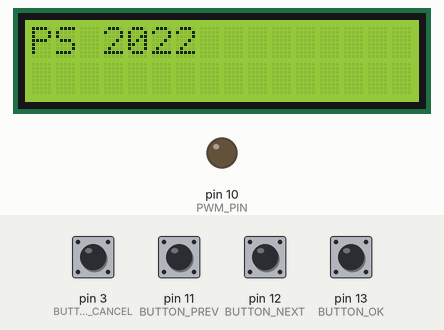
Simulated run of this sketch. Board: Arduino Uno, built with avr-gcc and run on an emulated ATmega328P. On the bench: 16×2 character LCD, output pins drawn as LEDs (lit = HIGH). The test bench sets the inputs (shaded band); at power-on: pin 3 (BUTTON_CANCEL), pin 11 (BUTTON_PREV), pin 12 (BUTTON_NEXT), pin 13 (BUTTON_OK) LOW.

Above: at 1.6 s.
1.7 s: pin 12 (BUTTON_NEXT) pulled HIGH for 1.2 s
At 3.3 s:
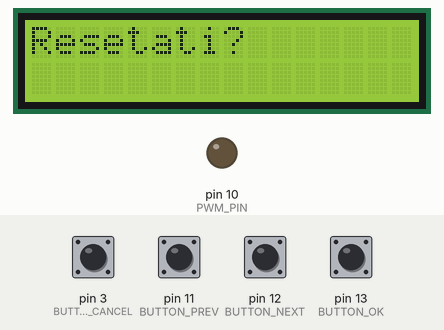
4.4 s: pin 13 (BUTTON_OK) pulled HIGH for 1.2 s
At 5.7 s:
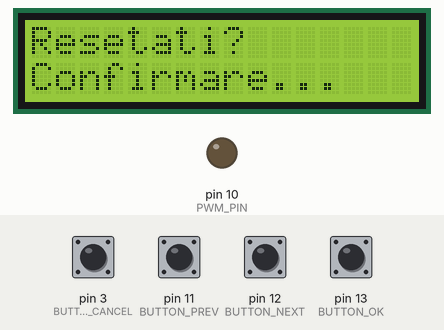
7.1 s: pin 11 (BUTTON_PREV) pulled HIGH for 1.2 s
At 9.2 s:
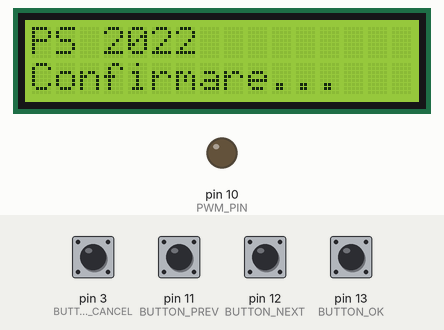
9.8 s: pin 3 (BUTTON_CANCEL) pulled HIGH for 1.2 s
At 10.6 s:
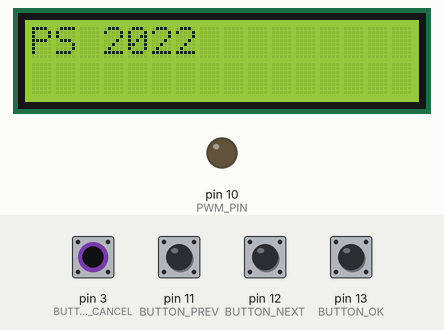
12.5 s: pin 11 (BUTTON_PREV) driven HIGH and pin 12 (BUTTON_NEXT) driven HIGH
At 14.8 s:
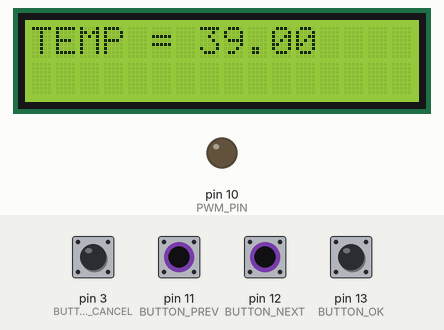
16.5 s: pin 13 (BUTTON_OK) pulled HIGH for 1.2 s
At 17.3 s:
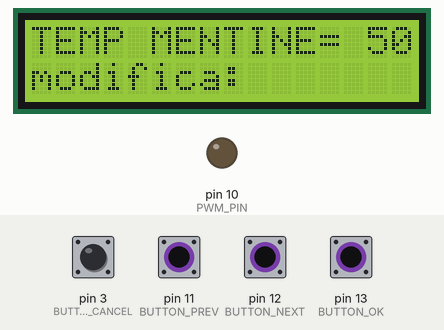
Timing chart, 0 to 19.5 s (numbered marks = the images above; inputs shaded):
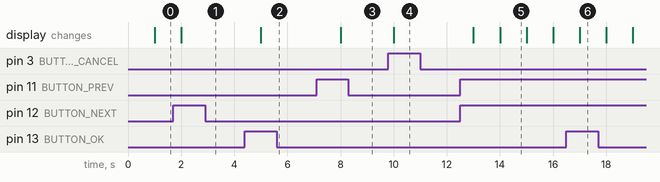

Measured:
- after the input at 1.7 s, the display: changes after 0.30 s (image 1)
- after the input at 4.4 s, the display: changes after 0.61 s (image 2)
- after the input at 7.1 s, the display: changes after 0.91 s (image 3)
- after the input at 9.8 s, the display: changes after 0.20 s (image 4)
- after the input at 12.5 s, the display: first changes after 0.50 s (image 5 shows a later state)
- after the input at 16.5 s, the display: changes after 0.51 s (image 6)
- what the display in image 5 shows lasts 1.0 s, from 14.0 s to 15.0 s

The sketch:

Arduino_Code.ino
```cpp
#include <LiquidCrystal.h>

#define BUTTON_OK 13
#define PWM_PIN 10
#define SAMPLE_TIME 0.1
#define BUTTON_CANCEL 3
#define BUTTON_PREV 11
#define BUTTON_NEXT 12

void adc_init()
{
//set division factor between system clock frequency and the input clock to the ADC‐ 128
ADCSRA |= ((1<<ADPS2) | (1<<ADPS1) | (1<<ADPS0));//set division factor between system clock
ADMUX |= (1<<REFS0); //AVcc with external capacitor at Aref pin
ADCSRA |= (1<<ADEN);//enable ADC
ADCSRA |= (1<<ADSC);//pornire conversie ADC
}
uint16_t read_adc(uint8_t channel)
{
ADMUX &= 0xF0; // selectare input A0->A5
ADMUX |= channel; // selectare canal
ADCSRA |= (1<<ADSC); //pornire conversie
while(ADCSRA & (1<<ADSC));//asteptam pana conversiile nu sunt actualizate
return ADC; //returneaza tensiunea
}

enum Buttons {
  EV_OK,
  EV_CANCEL,
  EV_NEXT,
  EV_PREV,
  EV_NONE,
  EV_MAX_NUM
};

enum Menus {
  MENU_MAIN = 0,
  MENU_RESET,
  MENU_TEMP,
  MENU_TEMP_CRESTERE,
  MENU_TEMP_MEN,
  MENU_TEMP_RACIRE,
  MENU_KP,
  MENU_KD,
  MENU_KI,
  MENU_START,
  MENU_MAX_NUM
};

LiquidCrystal lcd(8, 9, 4, 5, 6, 7);
float temp = 39,tempactual=0;
int temp_cre=50;//secunde
int temp_men=50;
int temp_rac=200;
float setpoint;
float ut;
float temp_init;
char counter=0;
int numarator_stare;
float kp =125, ki=0.5, kd=0.25;;
float eroare = 0, sum_erori = 0, eroare_ant = 0;
double deriv = 0;
boolean startok=false;
double output;
int n;
float v,t;
Menus scroll_menu = MENU_MAIN;
Menus current_menu =  MENU_MAIN;

void state_machine(enum Menus menu, enum Buttons button);
Buttons GetButtons(void);
void print_menu(enum Menus menu);

typedef void (state_machine_handler_t)(void);

void print_menu(enum Menus menu)
{
  lcd.clear();
  switch(menu)
  {
    case MENU_KP:
    	lcd.print("KP = ");
    	lcd.print(kp+counter);
    	break;
    case MENU_RESET:
      lcd.print("Resetati?");
      break;
    case MENU_KD:
    	lcd.print("KD = ");
    	lcd.print(kd+counter);
    	break;
    case MENU_KI:
    	lcd.print("KI = ");
    	lcd.print(ki+counter);
    	break;
    case MENU_TEMP:
    	lcd.print("TEMP = ");
    	lcd.print(temp+counter);
    	break;
    case MENU_TEMP_CRESTERE:
    	lcd.print("TEMP CRESTERE= ");
    	lcd.print(temp_cre+counter);
    	break;
    case MENU_TEMP_MEN:
    	lcd.print("TEMP MENTINE= ");
    	lcd.print(temp_men+counter);
    	break;
    case MENU_TEMP_RACIRE:
    	lcd.print("TEMP RACIRE = ");
    	lcd.print(temp_rac+counter);
    	break;
    case MENU_START:
      lcd.print("START PROGRAM");
      break;
    default:
    	lcd.print("PS 2022");
   		break;
  }
  if(current_menu != MENU_MAIN && current_menu != MENU_START && current_menu != MENU_RESET)
  {
  	lcd.setCursor(0,1);
  	lcd.print("modifica: ");
  }
  else if(current_menu != MENU_MAIN)
  {
    lcd.setCursor(0,1);
  	lcd.print("Confirmare...");
  }
}

void enter_menu(void)
{
  current_menu = scroll_menu;
}

void go_home(void)
{
  scroll_menu = MENU_MAIN;
  current_menu = scroll_menu;
  counter=0;
}

void go_next(void)
{
  scroll_menu = (Menus) ((int)scroll_menu + 1);
  scroll_menu = (Menus) ((int)scroll_menu % MENU_MAX_NUM);
}

void go_prev(void)
{
  scroll_menu = (Menus) ((int)scroll_menu - 1);
  scroll_menu = (Menus) ((int)scroll_menu % MENU_MAX_NUM);
}

void save_kp(void)
{
  kp=kp+counter;
  go_home();
}

void inc_kp(void)
{
  counter++;
}

void dec_kp(void)
{
  counter--;
}

void inc_kd(void)
{
  counter++;
}

void dec_kd(void)
{
  counter--;
}

void save_kd(void)
{
  kd=kd+counter;
  go_home();
}

void inc_ki(void)
{
  counter++;
}

void dec_ki(void)
{
  counter--;
}

void save_ki(void)
{
  ki=ki+counter;
  go_home();
}

void inc_temp(void)
{
  counter++;
}

void dec_temp(void)
{
  counter--;
}

void save_temp(void)
{
  temp=temp+counter;
  go_home();
}

void inc_temp_cre(void)
{
  counter++;
}

void dec_temp_cre(void)
{
  counter--;
}

void save_temp_cre(void)
{
  temp_cre=temp_cre+counter;
  go_home();
}

void inc_temp_men(void)
{
  counter++;
}

void dec_temp_men(void)
{
  counter--;
}

void save_temp_men(void)
{
  temp_men=temp_men+counter;
  go_home();
}

void inc_temp_rac(void)
{
  counter++;
}

void dec_temp_rac(void)
{
  counter--;
}

void save_temp_rac(void)
{
  temp_rac=temp_rac+counter;
  go_home();
}

void start(void)//start program
{
  lcd.clear();
  startok=true;
  //scroll_menu = MENU_MAIN;
  //current_menu = scroll_menu;
}

void resetare(void)
{
   temp = 30.0;
   temp_cre=5;
   temp_men=5;
   temp_rac=5;
   counter=0;
   kp = 125;
   kd = 0.25;
   ki = 0.5;
   lcd.clear(); lcd.print("Resetare..."); delay(2000);
   scroll_menu = MENU_MAIN;
   current_menu = scroll_menu;

}

state_machine_handler_t* sm[MENU_MAX_NUM][EV_MAX_NUM] =
{ //events: OK , CANCEL , NEXT, PREV
  {enter_menu, go_home, go_next, go_prev},  // MENU_MAIN
  {resetare, go_home, go_next, go_prev},  // MENU_RESET
  {save_temp, go_home, inc_temp, dec_temp},   // MENU_TEMP
  {save_temp_cre, go_home, inc_temp_cre, dec_temp_cre},   // MENU_TEMP_CRESTERE
  {save_temp_men, go_home, inc_temp_men, dec_temp_men},   // MENU_TEMP_MEN
  {save_temp_rac, go_home, inc_temp_rac, dec_temp_rac},   // MENU_TEMP_RACIRE
  {save_kp, go_home, inc_kp, dec_kp},       // MENU_KP
  {save_kd, go_home, inc_kd, dec_kd},       // MENU_KD
  {save_ki, go_home, inc_ki, dec_ki},       // MENU_KI
  {start, go_home, go_next, go_prev},       // MENU_START
};

void state_machine(enum Menus menu, enum Buttons button)
{
  sm[menu][button]();
}

Buttons GetButtons(void)
{
  enum Buttons ret_val = EV_NONE;
  if (digitalRead(BUTTON_OK))
  {
    ret_val = EV_OK;
  }
  else if (digitalRead(BUTTON_CANCEL))
  {
    ret_val = EV_CANCEL;
  }
  else if (digitalRead(BUTTON_NEXT))
  {
    ret_val = EV_NEXT;
  }
  else if (digitalRead(BUTTON_PREV))
  {
    ret_val = EV_PREV;
  }

  return ret_val;
}

void setup()
{
  T1();
  adc_init();
  n=read_adc(0);
  v = (n * 5) / 1023.0;
  temp_init = v / 0.01;
setpoint=temp_init;
 pinMode(PWM_PIN, OUTPUT);
  Serial.begin(9600);
  lcd.begin(16,2);
  pinMode(13, INPUT);
  digitalWrite(13, LOW); // pull-down
    pinMode(3, INPUT);
  digitalWrite(3, LOW); // pull-down
    pinMode(11, INPUT);
  digitalWrite(11, LOW); // pull-down
    pinMode(12, INPUT);
  digitalWrite(12, LOW); // pull-down
}

void T1()
{
 cli();
 TCCR1A=0;//setarea valorilor registrului pe 0
 TCCR1B=0;//setarea valorilor registrului pe 0
 TCNT1=0;//initializam valoarea counter-ului pe 0
 OCR1A=15624;//1 secunda
 TCCR1B|=(1<<WGM12);//CTC
 TCCR1B|=(1<<CS12)|(1<<CS10);//prescaler 1024
 TIMSK1|=(1<<OCIE1A);//enable timer compare interrupt
 sei();
}


void loop()
{
  if(startok)//in isr merge pe crestere si mentinere
  {
  calcPID();

  }

}

void calcTimpi()
{
  numarator_stare++;

  if(numarator_stare <= temp_cre) {
      setpoint = temp_init + (((double)temp - temp_init)/(double)temp_cre) * (double)numarator_stare;
    }

    else if(numarator_stare <= temp_cre + temp_men) {
      setpoint = (double)temp;


    }

    else if(numarator_stare<= temp_cre + temp_men + temp_rac) {
      setpoint = temp - ((double)temp - temp_init)/((double)temp_rac) * ((double)(numarator_stare - temp_cre - temp_men));


    }

   else {
      setpoint = temp_init;
      startok=false;
      analogWrite(PWM_PIN, 0);
    }
    Serial.println(tempactual);
}

void calcPID()
{


n=read_adc(0);


v=(n*5)/1023.0;//calcul tensiune

  tempactual=v/0.01;//calcul temperatura


  eroare = setpoint  - tempactual;

  sum_erori += (eroare * SAMPLE_TIME);

  deriv = (eroare - eroare_ant) / SAMPLE_TIME;

  ut = (kp * eroare) + (ki * sum_erori) + (kd * deriv);

   eroare_ant = eroare;

   if(ut < 0)
    output = 0;
   else if(ut >= 0 && ut <= 255)
      output = ut;
   else if(ut > 255)
      output = 255;

   analogWrite(PWM_PIN, (int)output);


}

ISR(TIMER1_COMPA_vect)
{
    if(startok)
    {
   calcTimpi();
    }
    else
    {
  volatile Buttons event = GetButtons();
  if (event != EV_NONE)
  {
    state_machine(current_menu, event);
  }
    print_menu(scroll_menu);
    }

}
```
